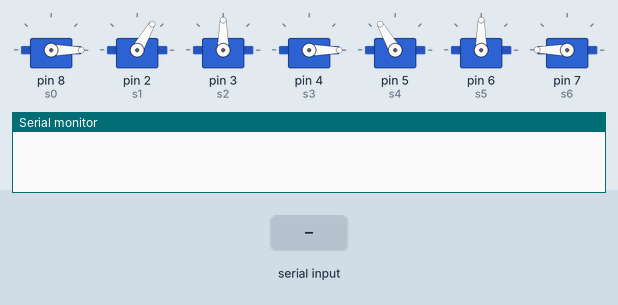
Simulated run of this sketch. Board: Arduino Uno, built with avr-gcc and run on an emulated ATmega328P. On the bench: 7 × servo, the last lines printed to the serial monitor. Inputs (shaded band) come from the test bench.

Above: at 1.2 s.
1.3 s: "k" received over Serial
At 1.42 s:
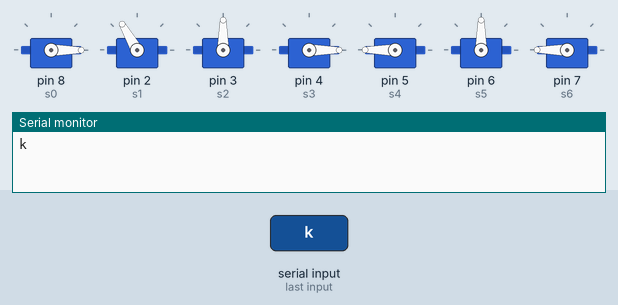
4.3 s: "i" received over Serial
At 7.2 s:
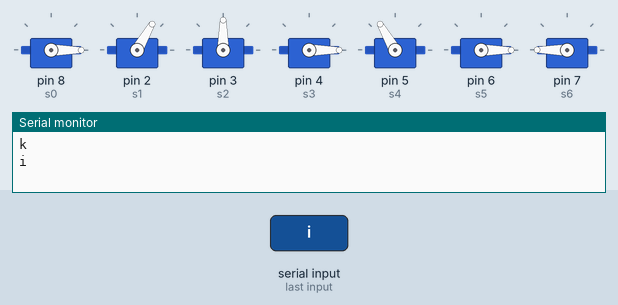
7.3 s: "n" received over Serial
At 9.7 s:
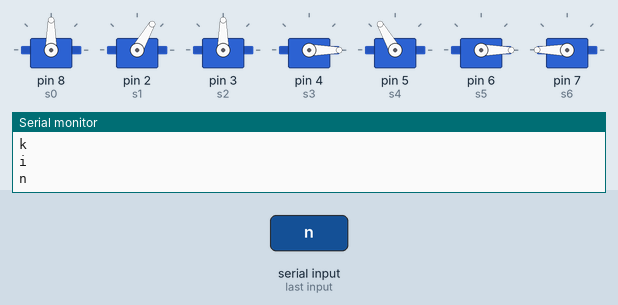
10.0 s: "o" received over Serial
At 10.3 s:
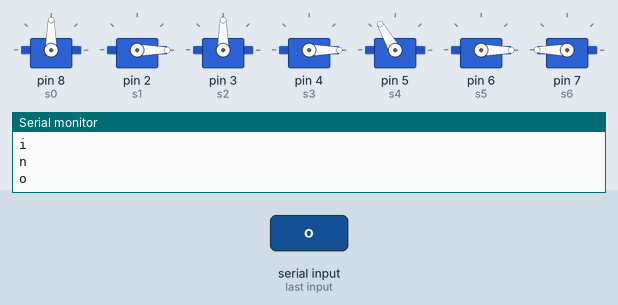
11.5 s: "k" received over Serial
At 11.62 s:
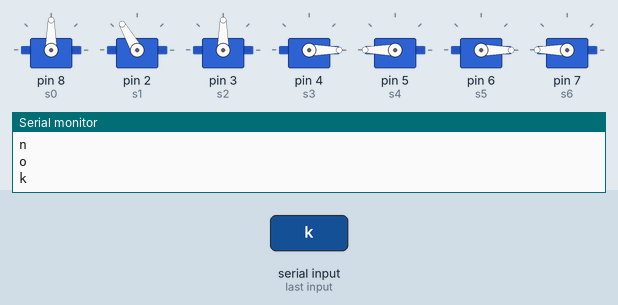
14.5 s: "i" received over Serial
At 14.62 s:
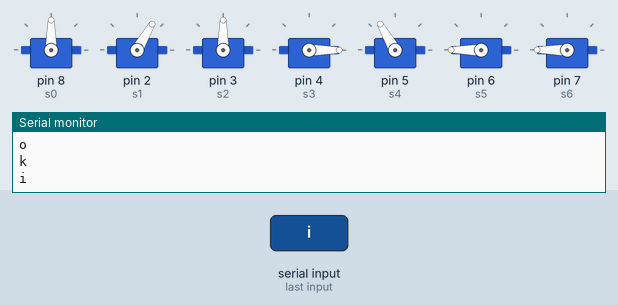
Timing chart, 0 to 18.5 s (numbered marks = the images above; inputs shaded):
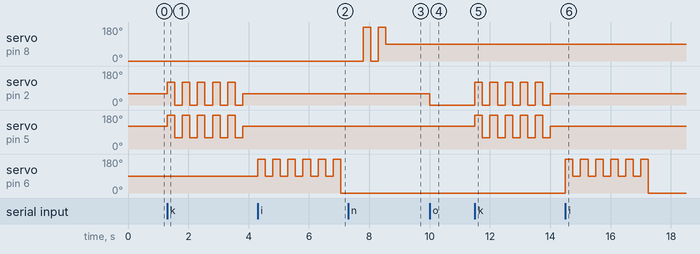

Measured:
- after the input at 1.3 s, servo on pin 2 (s1): 60° → 120° at once, then repeats every 0.50 s: 0° 0.25 s, 120° 0.25 s; servo on pin 5 (s4): 120° → 180° at once, then repeats every 0.50 s: 60° 0.25 s, 180° 0.25 s
- after the input at 4.3 s, servo on pin 6 (s5): 90° → 180° at once, then repeats every 0.50 s: 90° 0.25 s, 180° 0.25 s
- after the input at 7.3 s, servo on pin 8 (s0): 0° → 180° after 0.50 s, → 0° 0.25 s later, → 180° 0.25 s later, → 90° 0.25 s later
- after the input at 10.0 s, servo on pin 2 (s1): 60° → 0° at once
- after the input at 11.5 s, servo on pin 2 (s1): 0° → 120° at once, then repeats every 0.50 s: 0° 0.25 s, 120° 0.25 s; servo on pin 5 (s4): 120° → 180° at once, then repeats every 0.50 s: 60° 0.25 s, 180° 0.25 s
- after the input at 14.5 s, servo on pin 6 (s5): 0° → 180° at once, then repeats every 0.50 s: 90° 0.25 s, 180° 0.25 s, until it stays 0° from 17.3 s

The sketch:

calibrate.ino.ino
```cpp
#include<Servo.h>

Servo s0;
Servo s1;
Servo s2;
Servo s3;
Servo s4;
Servo s5;
Servo s6;

void setup() {
  s0.attach(8);
  s0.write(90);

  s1.attach(2);
  s1.write(60);

  s2.attach(3);
  s2.write(180);

  s3.attach(4);
  s3.write(0);

  s4.attach(5);
  s4.write(120);

  s5.attach(6);
  s5.write(0);

  s6.attach(7);
  s6.write(180);


  Serial.begin(9600); // starts the serial communication with Bluetooth module

  s2.write(90);
  s5.write(90);
  s0.write(0);


}

void loop() {


  if (Serial.available() > 0) {
    char inputvalue = char(Serial.read());
    Serial.println(inputvalue);
    if (inputvalue == 'k') {  //walk
      s1.write(120);
      s4.write(180);
      delay(250);
      s1.write(0);
      s4.write(60);
      delay(250);

      s1.write(120);
      s4.write(180);
      delay(250);
      s1.write(0);
      s4.write(60);
      delay(250);

      s1.write(120);
      s4.write(180);
      delay(250);
      s1.write(0);
      s4.write(60);
      delay(250);

      s1.write(120);
      s4.write(180);
      delay(250);
      s1.write(0);
      s4.write(60);
      delay(250);

      s1.write(120);
      s4.write(180);
      delay(250);
      s1.write(0);
      s4.write(60);
      delay(250);

      s1.write(60);
      s4.write(120);

    }
    else if (inputvalue == 'i') {  //hi

      s5.write(180);
      delay(250);
      s5.write(90);
      delay(250);
      s5.write(180);
      delay(250);
      s5.write(90);
      delay(250);
      s5.write(180);
      delay(250);
      s5.write(90);
      delay(250);
      s5.write(180);
      delay(250);
      s5.write(90);
      delay(250);
      s5.write(180);
      delay(250);
      s5.write(90);
      delay(250);
      s5.write(180);
      delay(250);
      s5.write(0);
    }

    else if (inputvalue == 'n') {  //no

      s0.write(0);
      delay(250);
      // s0.write(90);
      // delay(250);
      s0.write(180);
      // delay(250);
      // s0.write(90);

      s0.write(0);
      delay(250);
      // s0.write(90);
      // delay(250);
      s0.write(180);
      delay(250);
      // s0.write(90);

      s0.write(0);
      delay(250);
      // s0.write(90);
      // delay(250);
      s0.write(180);
      delay(250);
      s0.write(90);
    }

    else if (inputvalue == 'o') {  //no

      s1.write(0);

    }

    delay(15);           // waits for the servo to reach the position
  }
}
```
